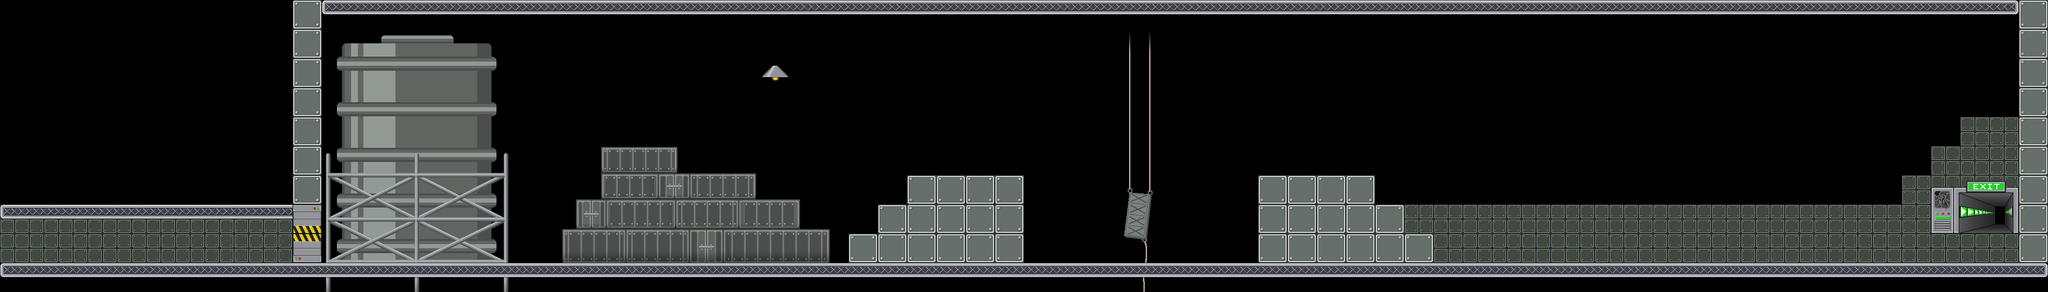

A 2D game scene composited from a Tiled map and its tileset images. What follows is a short description and the map's XML, with each tile layer's data collapsed to a summary:
An orthogonal 70x10 tile map with 64x64 px tiles, 2 tile layers (foreground, front), 20 tilesets and 32 objects.

<map version="1.0" orientation="orthogonal" width="70" height="10" tilewidth="64" tileheight="64">
 <tileset firstgid="1" name="mur" tilewidth="64" tileheight="64">
  <image source="data/mur.png" trans="ffffff" width="64" height="64" />
 </tileset>
 <tileset firstgid="2" name="sol" tilewidth="64" tileheight="64">
  <image source="data/sol.png" trans="ffffff" width="64" height="64" />
 </tileset>
 <tileset firstgid="3" name="alone" tilewidth="64" tileheight="64">
  <image source="data/alone.png" width="64" height="64" />
 </tileset>
 <tileset firstgid="4" name="left" tilewidth="64" tileheight="64">
  <image source="data/left.png" width="64" height="64" />
 </tileset>
 <tileset firstgid="5" name="mid" tilewidth="64" tileheight="64">
  <image source="data/mid.png" width="64" height="64" />
 </tileset>
 <tileset firstgid="6" name="right" tilewidth="64" tileheight="64">
  <image source="data/right.png" width="64" height="64" />
 </tileset>
 <tileset firstgid="7" name="portebas" tilewidth="64" tileheight="64">
  <image source="data/portebas.png" width="64" height="64" />
 </tileset>
 <tileset firstgid="8" name="portehaut" tilewidth="64" tileheight="64">
  <image source="data/portehaut.png" width="64" height="64" />
 </tileset>
 <tileset firstgid="9" name="fin" tilewidth="192" tileheight="128">
  <image source="data/fin.png" width="192" height="128" />
 </tileset>
 <tileset firstgid="10" name="citerne" tilewidth="418" tileheight="632">
  <tileoffset x="0" y="632" />
  <image source="data/citerne.png" width="418" height="632" />
 </tileset>
 <tileset firstgid="11" name="container1" tilewidth="610" tileheight="276">
  <tileoffset x="0" y="195" />
  <image source="data/container1.png" width="610" height="276" />
 </tileset>
 <tileset firstgid="12" name="container2" tilewidth="480" tileheight="330">
  <tileoffset x="0" y="280" />
  <image source="data/container2.png" width="480" height="330" />
 </tileset>
 <tileset firstgid="13" name="cable1" tilewidth="77" tileheight="372">
  <tileoffset x="0" y="372" />
  <image source="data/cable1.png" width="77" height="372" />
 </tileset>
 <tileset firstgid="14" name="passerelle1" tilewidth="198" tileheight="342">
  <tileoffset x="0" y="342" />
  <image source="data/passerelle1.png" width="198" height="342" />
 </tileset>
 <tileset firstgid="15" name="passerelle2" tilewidth="122" tileheight="599">
  <tileoffset x="0" y="599" />
  <image source="data/passerelle2.png" width="122" height="599" />
 </tileset>
 <tileset firstgid="16" name="cable2" tilewidth="46" tileheight="243">
  <tileoffset x="0" y="243" />
  <image source="data/cable2.png" width="46" height="243" />
 </tileset>
 <tileset firstgid="17" name="mur2" tilewidth="64" tileheight="64">
  <image source="data/mur2.png" width="64" height="64" />
 </tileset>
 <tileset firstgid="18" name="lamp1" tilewidth="64" tileheight="64">
  <image source="data/lamp1.png" width="64" height="64" />
 </tileset>
 <tileset firstgid="19" name="lamp2" tilewidth="64" tileheight="64">
  <image source="data/lamp2.png" width="64" height="64" />
 </tileset>
 <tileset firstgid="20" name="cable" tilewidth="64" tileheight="64">
  <image source="data/cable.png" width="64" height="64" />
 </tileset>
 <layer name="foreground" width="70" height="10">
  <data>[700 cells, 76 non-empty, 6 distinct tile ids]</data>
 </layer>
 <layer name="front" width="70" height="10">
  <data>[700 cells, 187 non-empty, 8 distinct tile ids]</data>
 </layer>
 <objectgroup color="#00ff00" name="wall" width="70" height="10">
  <object x="640" y="0" width="64" height="576" />
  <object x="4416" y="0" width="64" height="576" />
  <object x="2752" y="448" width="64" height="128" />
  <object x="2176" y="448" width="64" height="128" />
 </objectgroup>
 <objectgroup color="#0000ff" name="platform" width="70" height="10">
  <object x="640" y="576" width="3840" height="64" />
  <object x="704" y="0" width="3712" height="64" />
  <object x="2752" y="384" width="256" height="64" />
  <object x="3008" y="448" width="64" height="64" />
  <object x="3072" y="512" width="64" height="64" />
  <object x="1984" y="384" width="256" height="64" />
  <object x="1920" y="448" width="64" height="64" />
  <object x="1856" y="512" width="64" height="64" />
 </objectgroup>
 <objectgroup color="#ffffff" name="movable" width="70" height="10" />
 <objectgroup color="#ff6666" name="destroyable" width="70" height="10" />
 <objectgroup color="#800000" name="metalman" width="70" height="10">
  <object x="768" y="512" width="64" height="64">
   <properties>
    <property name="powers" value="Alu" />
   </properties>
  </object>
 </objectgroup>
 <objectgroup color="#ff0000" name="themagnet" width="70" height="10">
  <object x="896" y="512" width="64" height="64">
   <properties>
    <property name="powers" value="None" />
   </properties>
  </object>
 </objectgroup>
 <objectgroup color="#800000" name="generator" width="70" height="10" />
 <objectgroup color="#66ccff" name="switch" width="70" height="10" />
 <objectgroup color="#e6e6e6" name="metal" width="70" height="10" />
 <objectgroup color="#333333" name="gate" width="70" height="10" />
 <objectgroup color="#004080" name="acid" width="70" height="10">
  <object x="2368" y="512" width="64" height="64">
   <properties>
    <property name="type" value="bm" />
   </properties>
  </object>
  <object x="2240" y="448" width="64" height="64">
   <properties>
    <property name="type" value="hg" />
   </properties>
  </object>
  <object x="2688" y="512" width="64" height="64">
   <properties>
    <property name="type" value="bd" />
   </properties>
  </object>
  <object x="2496" y="512" width="64" height="64">
   <properties>
    <property name="type" value="bm" />
   </properties>
  </object>
  <object x="2560" y="512" width="64" height="64">
   <properties>
    <property name="type" value="bm" />
   </properties>
  </object>
  <object x="2432" y="448" width="64" height="64">
   <properties>
    <property name="type" value="hm" />
   </properties>
  </object>
  <object x="2432" y="512" width="64" height="64">
   <properties>
    <property name="type" value="bm" />
   </properties>
  </object>
  <object x="2240" y="512" width="64" height="64">
   <properties>
    <property name="type" value="bg" />
   </properties>
  </object>
  <object x="2304" y="512" width="64" height="64">
   <properties>
    <property name="type" value="bm" />
   </properties>
  </object>
  <object x="2688" y="448" width="64" height="64">
   <properties>
    <property name="type" value="hd" />
   </properties>
  </object>
  <object x="2624" y="512" width="64" height="64">
   <properties>
    <property name="type" value="bm" />
   </properties>
  </object>
  <object x="2496" y="448" width="64" height="64">
   <properties>
    <property name="type" value="hm" />
   </properties>
  </object>
  <object x="2560" y="448" width="64" height="64">
   <properties>
    <property name="type" value="hm" />
   </properties>
  </object>
  <object x="2624" y="448" width="64" height="64">
   <properties>
    <property name="type" value="hm" />
   </properties>
  </object>
  <object x="2368" y="448" width="64" height="64">
   <properties>
    <property name="type" value="hm" />
   </properties>
  </object>
  <object x="2304" y="448" width="64" height="64">
   <properties>
    <property name="type" value="hm" />
   </properties>
  </object>
 </objectgroup>
 <objectgroup color="#ffff00" name="arc" width="70" height="10" />
 <objectgroup color="#ffff00" name="levelend" width="70" height="10">
  <object x="4224" y="448" width="192" height="128">
   <properties>
    <property name="next" value="level2" />
   </properties>
  </object>
 </objectgroup>
 <objectgroup color="#800080" name="gateswitch" width="70" height="10" />
 <objectgroup name="lamps" width="70" height="10">
  <object x="1664" y="128" width="64" height="64" />
 </objectgroup>
</map>
